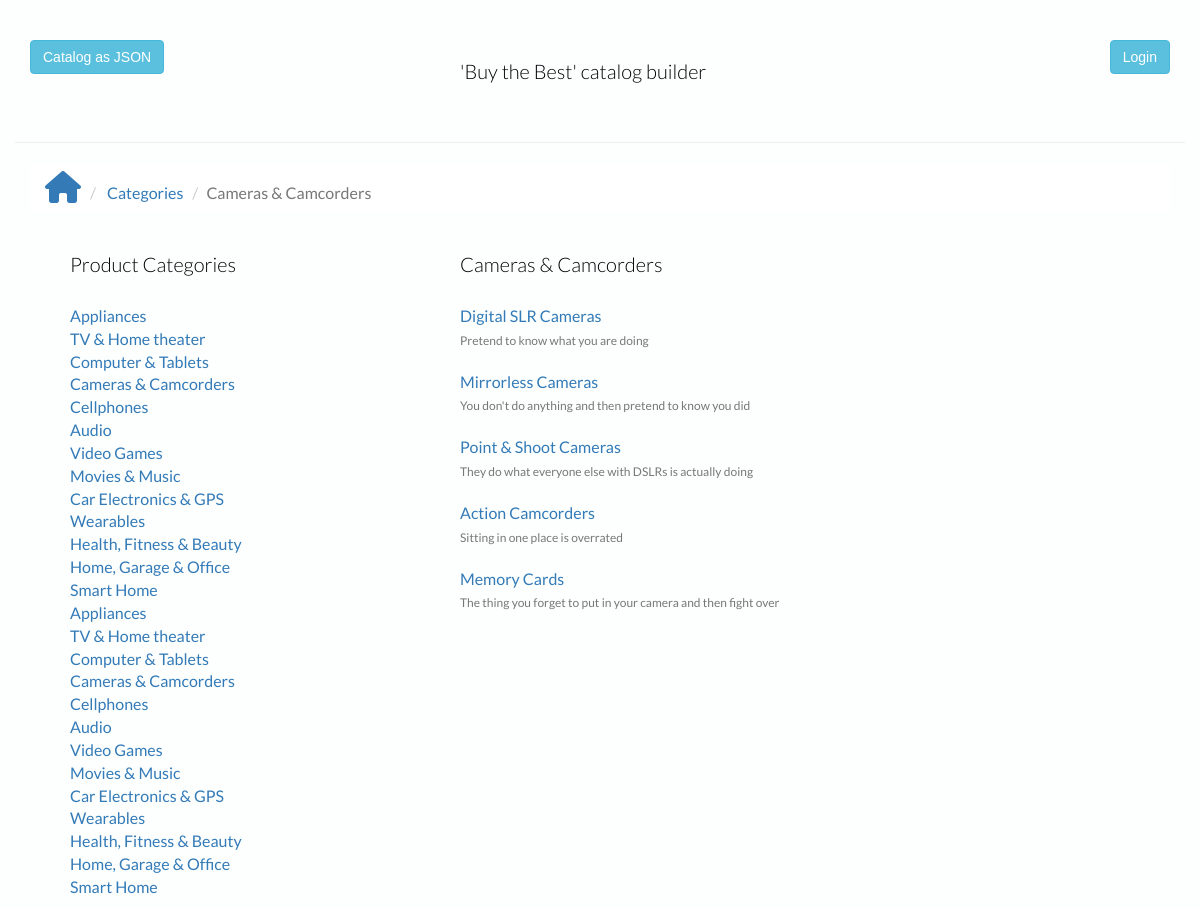
The app's page /category/4/ with its own data.
### database_create.py (models this page shows, shortened)
class Category(Base):
    __tablename__ = 'category'
    id = Column(Integer, primary_key=True)
    name = Column(String(80), nullable=False)

class Product(Base):
    __tablename__ = 'product'
    id = Column(Integer, primary_key=True)
    name = Column(String(250), nullable=False)
    description = Column(String(500))
    image = Column(String(250))
    created_at = Column(TIMESTAMP, nullable=False)
    updated_at = Column(TIMESTAMP)
    category_id = Column(Integer, ForeignKey('category.id'),
                         nullable=False)
    category = relationship(Category)
    user_id = Column(Integer, ForeignKey('user.id'), nullable=False)
    user = relationship(User)

### application.py (the view)
@app.route('/category/<int:category_id>/')
def showCategory(category_id):
    category = session.query(Category).filter_by(id=category_id).one()
    categories = session.query(Category).order_by(asc(Category.id))
    products = session.query(Product).filter_by(category_id=category.id)
    return render_template(
        'categories.html', category=category, products=products,
        categories=categories)

### templates/categories.html (shortened to what this page needs)
{% extends "base.html" %}
{% block content %}
<ol class="breadcrumb">
   <li> <a href="/"><i class="fa fa-home fa-2x"></i></a> </li>
   <li> <a href="/category">Categories</a> </li>
   <li class="active">{{ category.name }} </li>
</ol>
<div class="row">
   <div class="menu">
      <div class ="col-md-4 col-sm-4 col-xs-4 text-left">
         <h3>Product Categories</h3>
         <ul>
            {% for category in categories %}
            <li class="list"> <a href="{{ url_for('showCategory', category_id=category.id) }}">{{ category.name }}</a></li>
            {% endfor %}
         </ul>
      </div>
      <div class="col-md-8 col-sm-6 col-xs-6 text-left">
         <h3 class="text-left">{{ category.name }}</h3>
         <ul>
            {% for p in products %}
            <li class="list"> <a href="{{ url_for('showProduct', category_id=p.category.id, product_id=p.id) }}">{{ p.name }} </a><span class="category text-muted subtitle"><br>{{ p.description}}
               <br>
            </li>
            <br>
            {% endfor %}
         </ul>
      </div>
   </div>
</div>
{% endblock%}

### static/styles.css (style rules this page uses)
body { font-family: sans-serif; background-color: #fcfffe; }
li { font-family: 'Lato', sans-serif; font-size: 16px; color: #3D5A80; list-style-type: none; }
h1, h2, h3 { font-family: 'Lato', sans-serif; font-size: 20px; font-weight: 300; color: #020205; list-style-type: none; padding-left: 40px; padding-bottom: 20px; }
.breadcrumb { background-color: #ffffff; }
.subtitle { font-size: 12px; }

### records on screen
Category: name "Cameras & Camcorders"
Category: name "Appliances"
Category: name "TV & Home theater"
Category: name "Computer & Tablets"
Category: name "Cellphones"
Category: name "Audio"
Category: name "Video Games"
Category: name "Movies & Music"
Category: name "Car Electronics & GPS"
Category: name "Wearables"
Category: name "Health, Fitness & Beauty"
Category: name "Home, Garage & Office"
Category: name "Smart Home"
Category: name "Appliances"
Category: name "TV & Home theater"
Category: name "Computer & Tablets"
Category: name "Cameras & Camcorders"
Category: name "Cellphones"
Category: name "Audio"
Category: name "Video Games"
Category: name "Movies & Music"
Category: name "Car Electronics & GPS"
Category: name "Wearables"
Category: name "Health, Fitness & Beauty"
Category: name "Home, Garage & Office"
Category: name "Smart Home"
Product: name "Digital SLR Cameras", description "Pretend to know what you are doing"
Product: name "Mirrorless Cameras", description "You don't do anything and then pretend to know you did"
Product: name "Point & Shoot Cameras", description "They do what everyone else with DSLRs is actually doing"
Product: name "Action Camcorders", description "Sitting in one place is overrated"
Product: name "Memory Cards", description "The thing you forget to put in your camera and then fight over"
